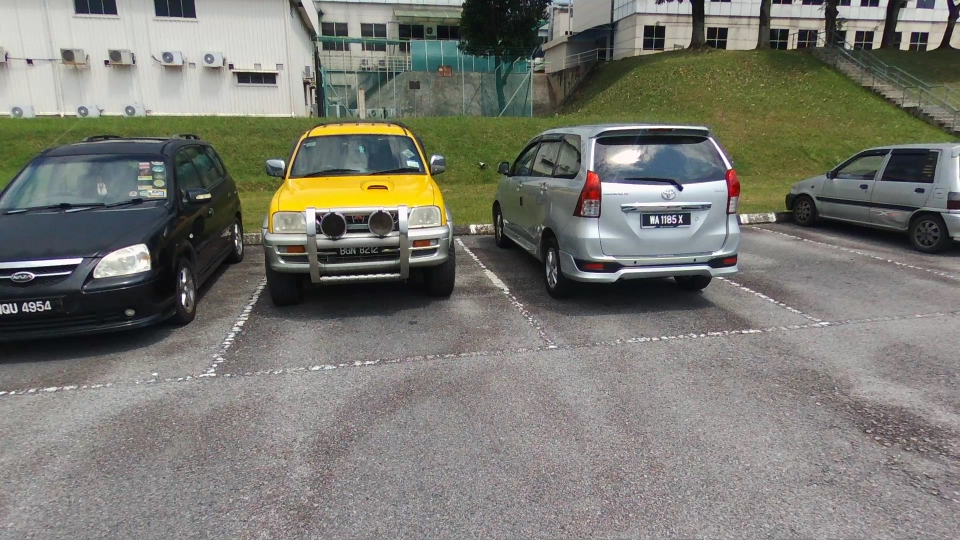
#> input picture Bebop2_20190620142112+0800.mp41315.jpg, 1920 x 1080 px, given in place of vlcsnap-2019-06-21-10h51m33s614.png, which was not available (shown at 1/2 size)
$ python main.py Bebop2_20190620142112+0800.mp41315.jpg lp.jpeg
#> lines starting #> are read from the running program, lines starting #| are printed output that depends on the picture; pictures that were not available may be replaced by others from this repository, and a replacement may not be noted
### gabor.py
import numpy as np
import math
from skimage.filters import gabor
from skimage import data, io
from matplotlib import pyplot as plt


from skimage.filters import gabor_kernel,gabor
from scipy import ndimage as ndi
import cv2

# global filt_real, filt_imag
""" filt_real=filt_imag=image
 for k, kernel in enumerate(kernels):
     filt_real = ndi.convolve(filt_real, np.real(kernel), mode='wrap')
     filt_imag = ndi.convolve(filt_imag, np.imag(kernel), mode='wrap')
 return filt_real,filt_imag"""
def compute_feats(image, kernels):
    global filt_real, filt_imag
    filt_imag=filt_real=image
    mean=np.zeros(image.shape,dtype=np.uint8)
    for i in range(8):
        """ filt_real = ndi.convolve(filt_real, np.real(kernel), mode='wrap')
         filt_imag = ndi.convolve(filt_real, np.imag(kernel),mode='wrap')"""
        f=0.1+i/10
        print(f)
        filt_real,filt_imag=gabor(image,frequency=f)
        mean+=filt_imag

    return filt_real,filt_imag

# [13 lines left out: function mag_phase, not called in this run]

# prepare filter bank kernels
def create_kernels():
    kernels = []
    for frequency in (0.05, 0.7):
            kernel = gabor_kernel(frequency)
            kernels.append(kernel)
    return kernels


"""
# prepare filter bank kernels
kernels = []
for theta in range(4):
    theta = theta / 4. * np.pi
    for sigma in (1, 3):
        for frequency in (0.05, 0.25):
            kernel = gabor_kernel(frequency, theta=theta,
                                          sigma_x=sigma, sigma_y=sigma)
            kernels.append(kernel)


"""

### main.py
from skimage.filters import gabor
from skimage import data, io
from matplotlib import pyplot as plt
from phasepack import phasecong,phasecongmono,phasesym,phasesymmono
import numpy as np
import math
from skimage.filters import gabor_kernel
from scipy import ndimage as ndi
import cv2
from gabor import compute_feats,mag_phase,create_kernels
import os

import sys
import glob
import concurrent.futures


# prepare filter bank kernels
kernels = create_kernels()
image = io.imread('vlcsnap-2019-06-21-10h51m33s614.png')
#> image is the input picture: shape (1080, 1920, 3); mean R, G, B 121.1, 120.7, 113
image_r = image[:, :, 0]
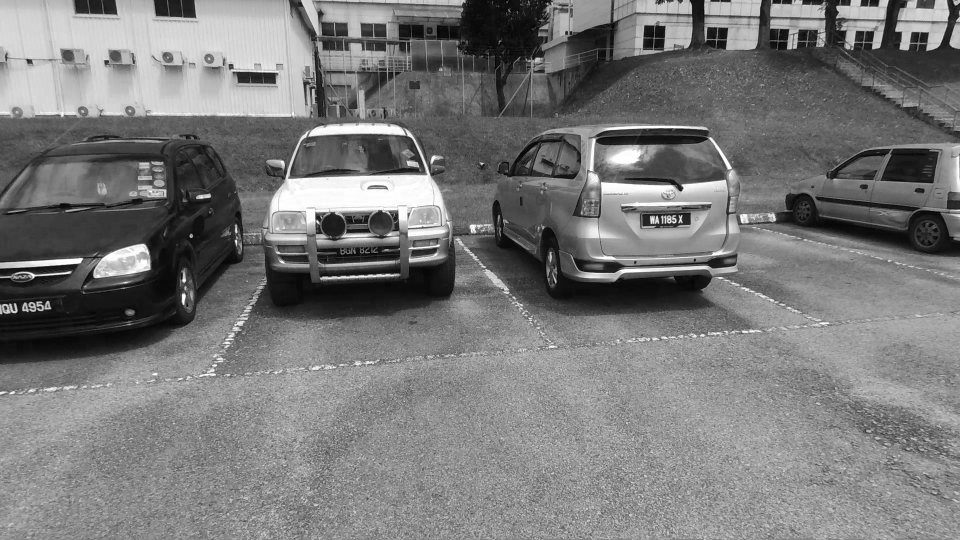
#> image_r: shape (1080, 1920) (shown at 1/2 size); min 0, max 255, mean 121.1
filt_real,filt_imag=compute_feats(image_r, kernels)
#> the loop in compute_feats, `for i in range(8):` made 8 passes
#> pass 1, in compute_feats, `filt_real,filt_imag=gabor(image,frequency=f)`:
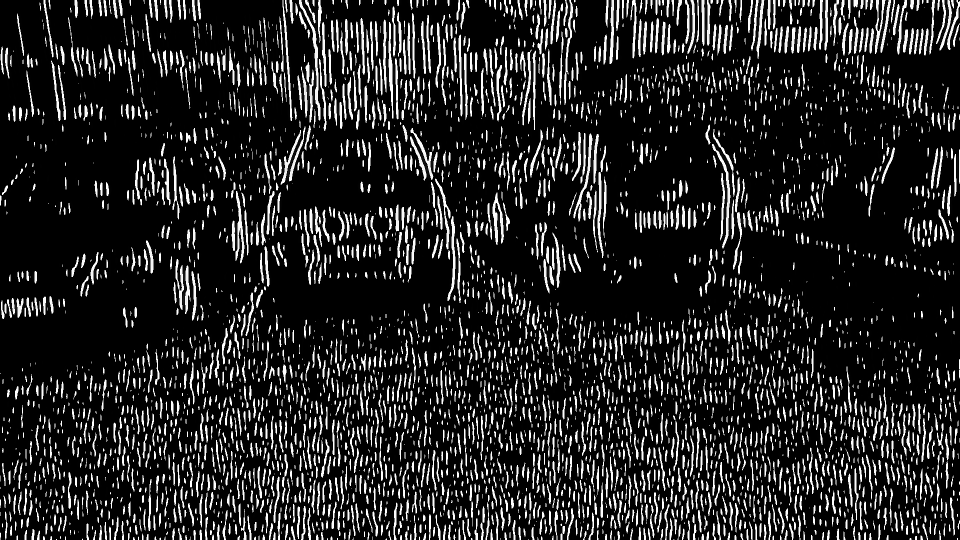
#> filt_real: shape (1080, 1920) (shown at 1/2 size); min 0, max 255, mean 37.9
#> pass 1, in compute_feats, `filt_real,filt_imag=gabor(image,frequency=f)`:
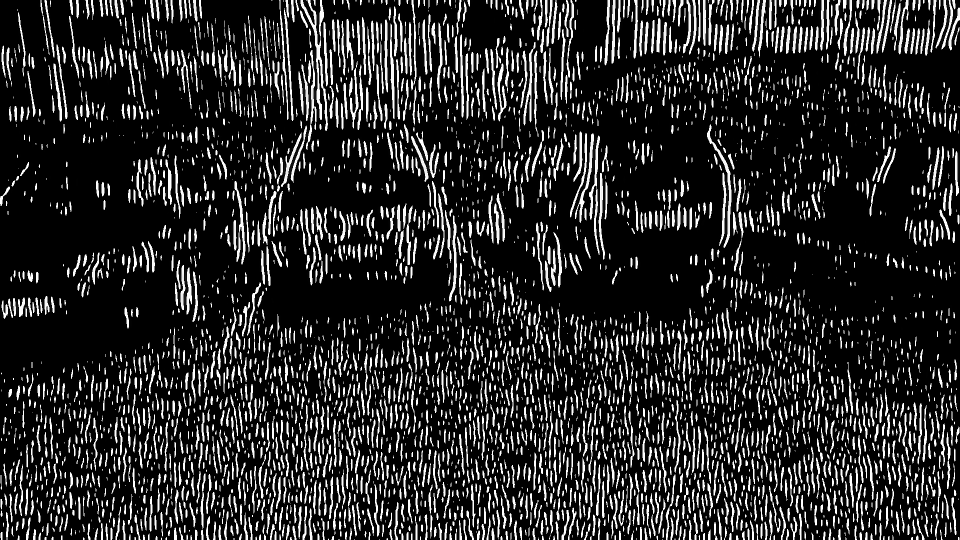
#> filt_imag: shape (1080, 1920) (shown at 1/2 size); min 0, max 255, mean 42.8
#> pass 2, in compute_feats, `filt_real,filt_imag=gabor(image,frequency=f)`:
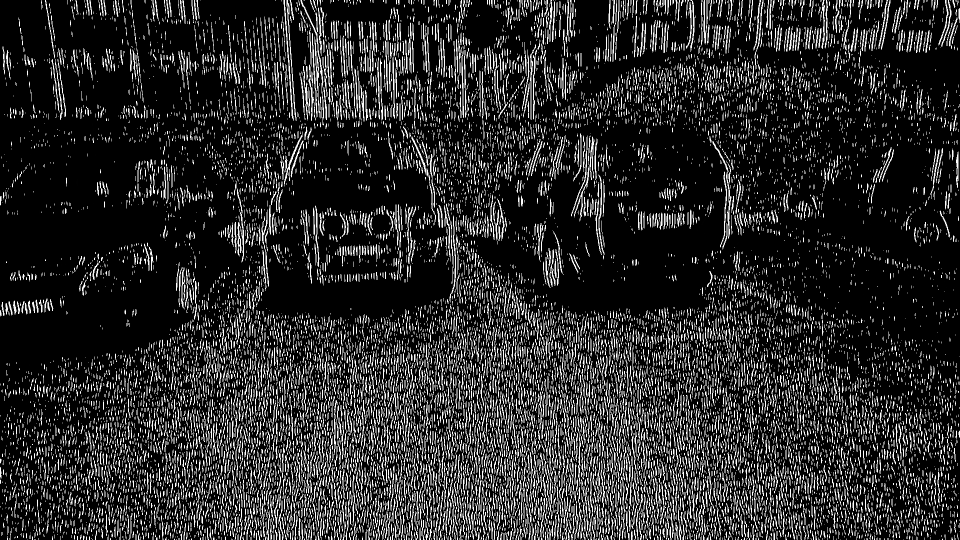
#> filt_imag: shape (1080, 1920) (shown at 1/2 size); min 0, max 255, mean 42.1
#> after the loop in compute_feats, `for i in range(8):`:
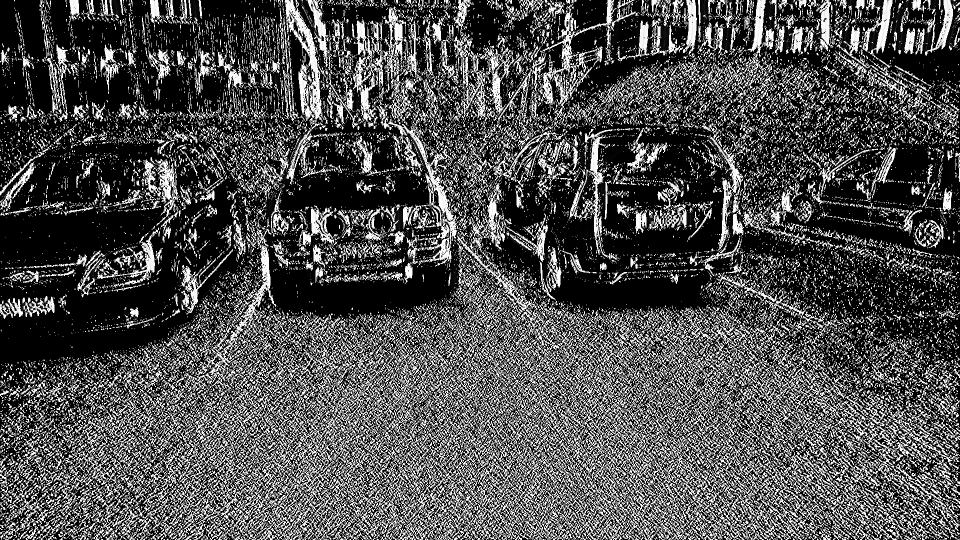
#> mean: shape (1080, 1920) (shown at 1/2 size); min 0, max 255, mean 78.1
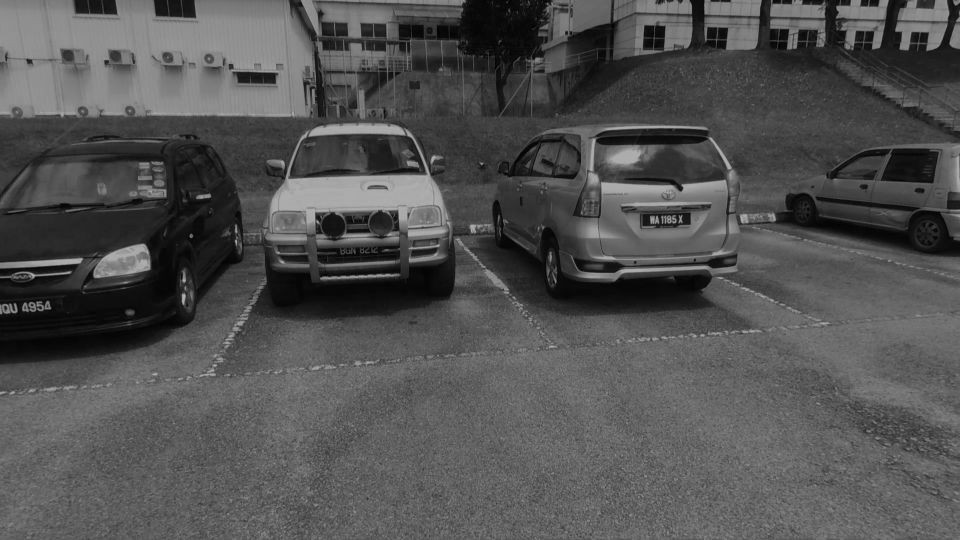
#> filt_real: shape (1080, 1920) (shown at 1/2 size); min 0, max 173, mean 81.7
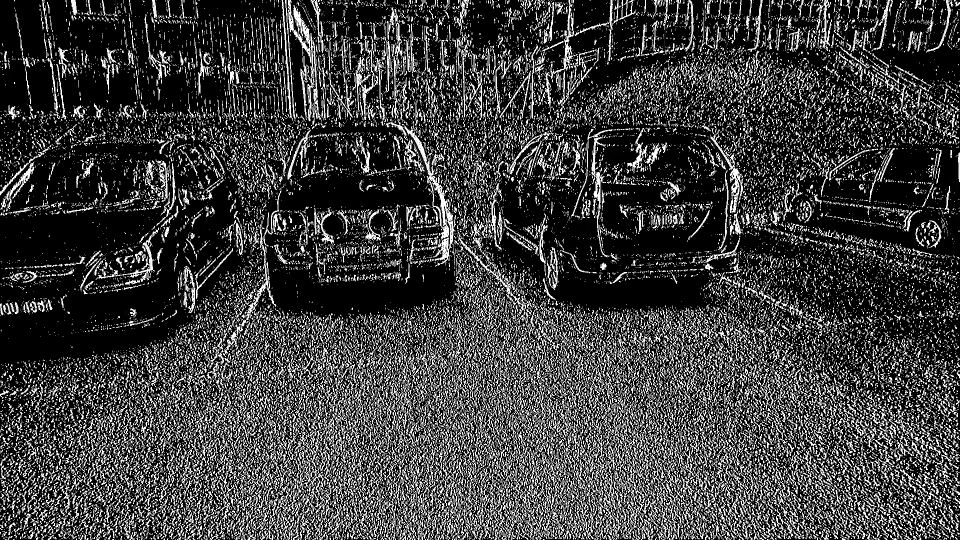
#> filt_imag: shape (1080, 1920) (shown at 1/2 size); min 0, max 255, mean 61.9

plt.figure()

io.imshow(filt_imag)
io.show()

#> (the run stopped early here; a loop or call above may not have finished)
